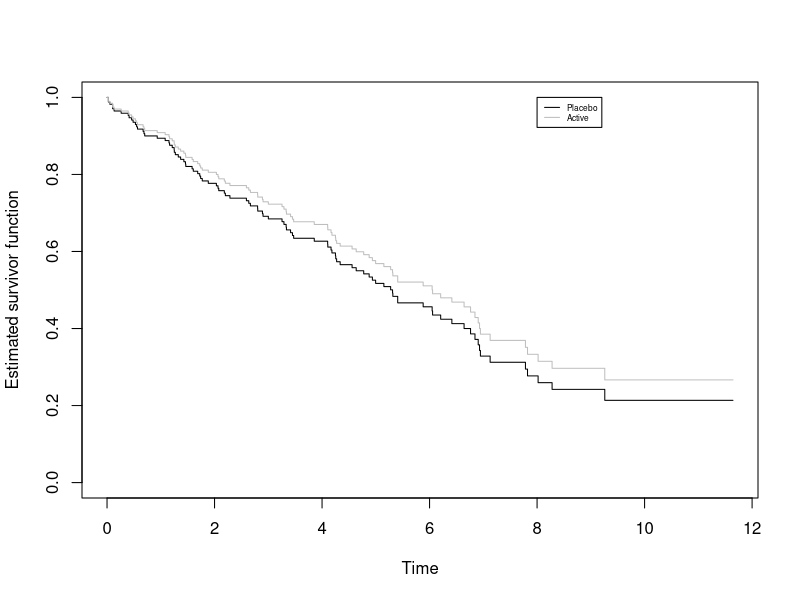
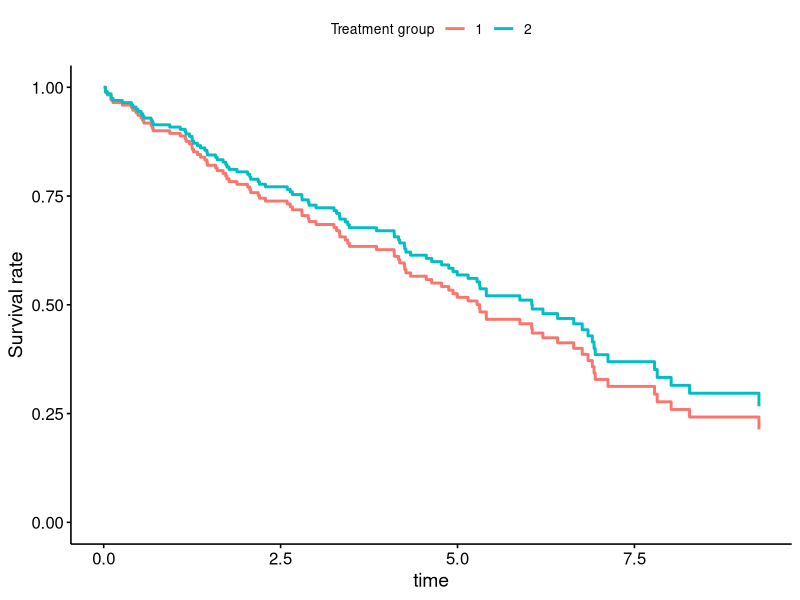
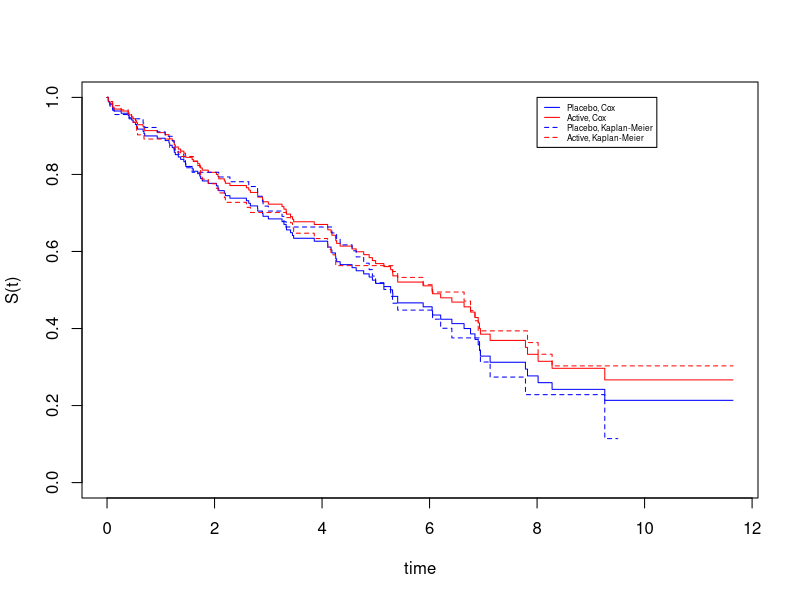
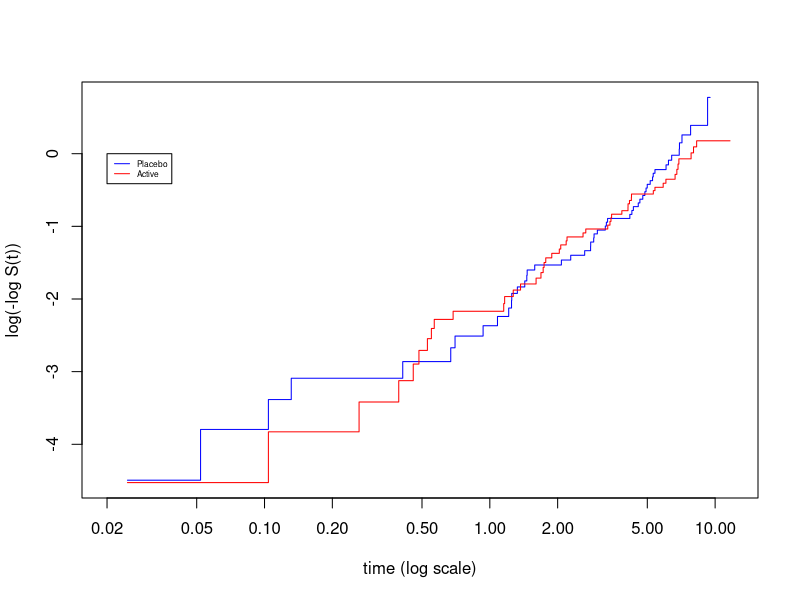
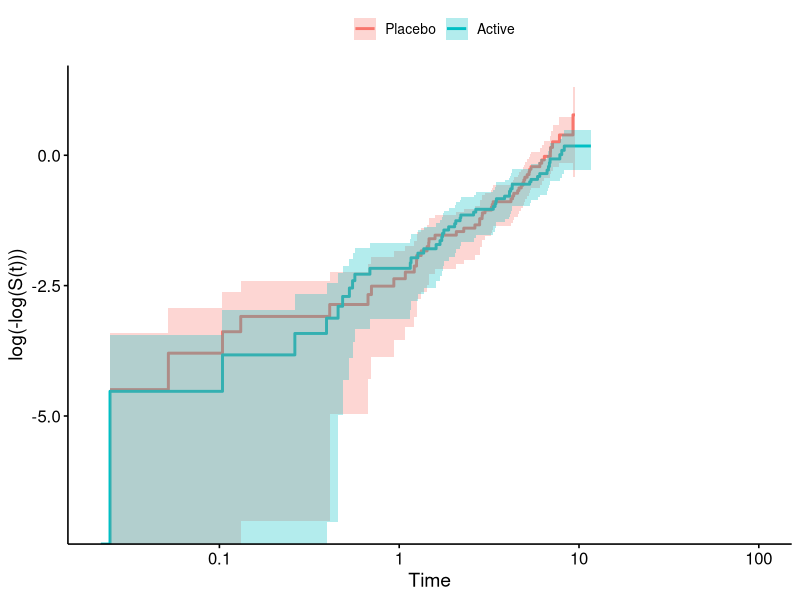
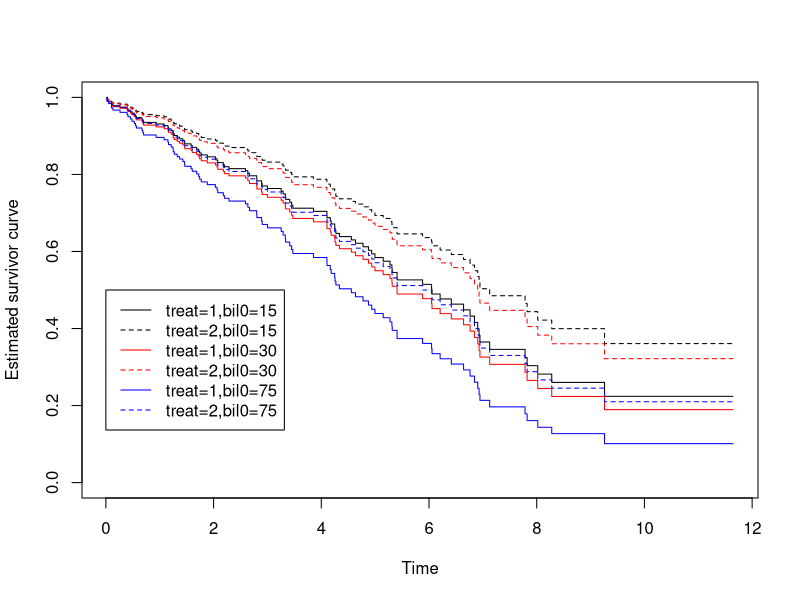
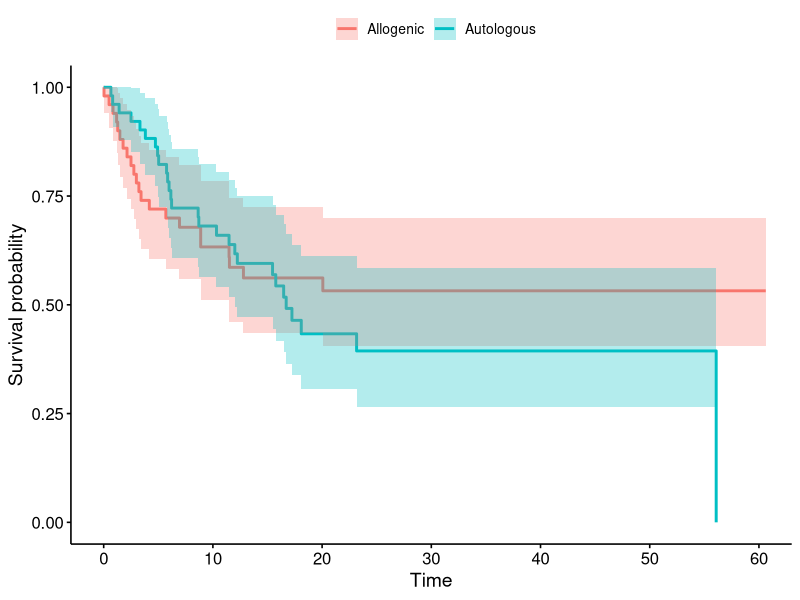
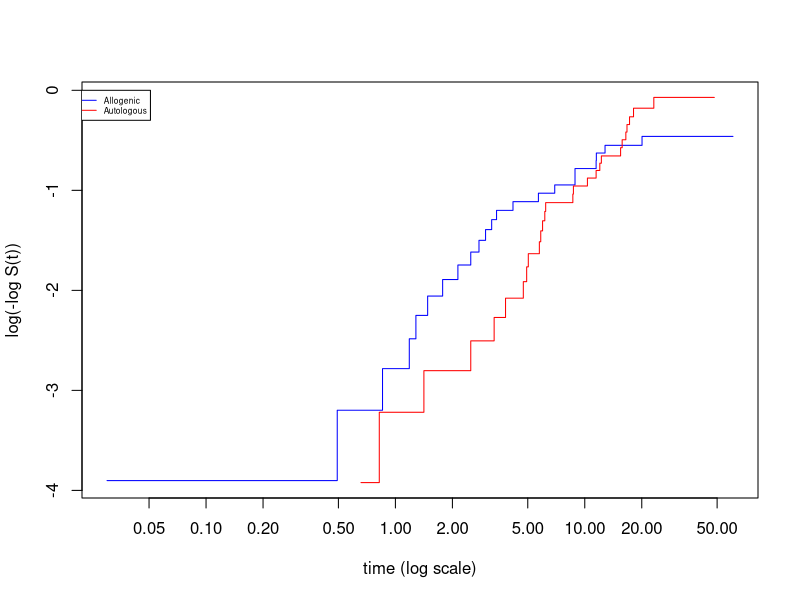

Generate these figures, in order, with R:

library(survival)
library(ggplot2)
library(survminer)

# Change the below line to your directory path
setwd("practical4")

##############################################################
########################Part A - PBC data#####################
##############################################################

#------
#load the data and take a look
pbc=read.table("pbcbase_2021.csv",sep=",",header=T)

pbc$datein=as.Date(pbc$datein,"%d%b%Y")
pbc$dateout=as.Date(pbc$dateout,"%d%b%Y")

#------
#question 1
#pen and paper exercise
#note the times are recorded to more than 3 decimal places

sum(pbc$time>=0.052 & pbc$time<=0.053) #one person has 'time' in this range
pbc$d[pbc$time>=0.052 & pbc$time<=0.053]#they have the event
pbc$time[pbc$time>=0.052 & pbc$time<=0.053] #this is their actual recorded time
pbc$id[pbc$time>=0.052 & pbc$time<=0.053] #this is the ID number of the person who has the event a time 0.052

pbc$treat[pbc$id==922]#this person is in treatment group 1, i.e. x=0

#now let's look at all individuals at risk at time 0.052
#there are 181 people in the risk set at time 0.052 (which includes person 922 who had the event)
index.time=pbc$time[pbc$time>=0.052 & pbc$time<=0.053]
sum(pbc$time>=index.time)

table(pbc$treat[pbc$time>=index.time])#89 have x=0 and 92 have x=1

#------
#question 2

pbc.km <- survfit(Surv(time,d)~as.factor(treat),data=pbc)

summary(pbc.km)

#------
#question 3

pbc.cox<-coxph(Surv(time,d)~as.factor(treat),data=pbc)
summary(pbc.cox)

#------
#question 4

pbc.survfit=survfit(pbc.cox,newdata=data.frame(treat=c(1,2)))
summary(pbc.survfit)

plot(pbc.survfit,mark.time=F,col=c("black","grey"),xlab="Time",ylab="Estimated survivor function")
legend(8,1,c("Placebo","Active"),col=c("black","grey"),lty=1,cex=0.5)

#this can also be done using ggadjustedcurves
#however, I don't find the documentation for this function very good, and it's unclear what it is doing in more complex situations
ggadjustedcurves(pbc.cox, data = pbc,variable="treat",legend.title="Treatment group")

#------
#question 5

plot(survfit(pbc.cox,newdata=data.frame(treat=c(1,2))),
     col=c("blue","red"),xlab="time",ylab="S(t)")
lines(pbc.km,mark.time=F,col=c("blue","red"),lty=2,add=T)
legend(8,1,c("Placebo, Cox","Active, Cox",
             "Placebo, Kaplan-Meier","Active, Kaplan-Meier"),
       col=c("blue","red","blue","red"),lty=c(1,1,2,2),cex=0.5)

plot(pbc.km,fun="cloglog",xlab="time (log scale)",ylab="log(-log S(t))",
     col=c("blue","red"),xlim=c(0.02,12))
legend(0.02,0,c("Placebo","Active"),col=c("blue","red"),lty=1,cex=0.5)

ggsurvplot(pbc.km, data = pbc,conf.int = T,fun="cloglog",censor=F,legend.title="",
           legend.labs = c("Placebo","Active"))

#------
#question 6
#pen and paper exercise

#------
#question 7

pbc.cox<-coxph(Surv(time,d)~as.factor(treat)+bil0,data=pbc)
summary(pbc.cox)

#measuring bilirubin in units of 50 instead of units of 1
pbc.cox2<-coxph(Surv(time,d)~as.factor(treat)+I(bil0/50),data=pbc)
summary(pbc.cox2)

#equivalence between results from the 2 models (for bilirubin): log HRs
pbc.cox$coefficients["bil0"]*50
pbc.cox2$coefficients["I(bil0/50)"]

#equivalence between results from the 2 models (for bilirubin): HR
exp(pbc.cox$coefficients["bil0"]*50)
exp(pbc.cox$coefficients["bil0"])^50
exp(pbc.cox2$coefficients["I(bil0/50)"])

#------
#question 8

#(a)

# hr
exp(pbc.cox$coef[1]+75*pbc.cox$coef[2])/exp(pbc.cox$coef[1]+30*pbc.cox$coef[2])
# ci upper
exp(45*pbc.cox$coef[2] + 1.96*sqrt(45^2 * vcov(pbc.cox)[2,2]))
# ci lower
exp(45*pbc.cox$coef[2] - 1.96*sqrt(45^2 * vcov(pbc.cox)[2,2]))

#(b)

# hr
exp(75*pbc.cox$coef[2])/exp(30*pbc.cox$coef[2])
# ci - same as (a)

#(c)

# hr
exp(pbc.cox$coef[1]+75*pbc.cox$coef[2])/exp(30*pbc.cox$coef[2])
# ci upper
exp(pbc.cox$coef[1] + 45*pbc.cox$coef[2] +
            1.96*sqrt(vcov(pbc.cox)[1,1] + 45^2*vcov(pbc.cox)[2,2] + 2*45*vcov(pbc.cox)[1,2]))
# ci lower
exp(pbc.cox$coef[1] + 45*pbc.cox$coef[2] -
            1.96*sqrt(vcov(pbc.cox)[1,1] + 45^2*vcov(pbc.cox)[2,2] + 2*45*vcov(pbc.cox)[1,2]))

#------
#question 9

pbc.survfit.trt1.bil15=survfit(pbc.cox,newdata=data.frame(treat=1,bil0=15))
pbc.survfit.trt1.bil30=survfit(pbc.cox,newdata=data.frame(treat=1,bil0=30))
pbc.survfit.trt1.bil45=survfit(pbc.cox,newdata=data.frame(treat=1,bil0=75))

pbc.survfit.trt2.bil15=survfit(pbc.cox,newdata=data.frame(treat=2,bil0=15))
pbc.survfit.trt2.bil30=survfit(pbc.cox,newdata=data.frame(treat=2,bil0=30))
pbc.survfit.trt2.bil45=survfit(pbc.cox,newdata=data.frame(treat=2,bil0=75))

plot(pbc.survfit.trt1.bil15$time,pbc.survfit.trt1.bil15$surv,type="s",col="black",xlab="Time",ylab="Estimated survivor curve",ylim=c(0,1))
lines(pbc.survfit.trt2.bil15$time,pbc.survfit.trt2.bil15$surv,type="s",lty=2,col="black")

lines(pbc.survfit.trt1.bil30$time,pbc.survfit.trt1.bil30$surv,type="s",lty=1,col="red")
lines(pbc.survfit.trt2.bil30$time,pbc.survfit.trt2.bil30$surv,type="s",lty=2,col="red")

lines(pbc.survfit.trt1.bil45$time,pbc.survfit.trt1.bil45$surv,type="s",lty=1,col="blue")
lines(pbc.survfit.trt2.bil45$time,pbc.survfit.trt2.bil45$surv,type="s",lty=2,col="blue")

legend(0,0.5,c("treat=1,bil0=15","treat=2,bil0=15",
               "treat=1,bil0=30","treat=2,bil0=30",
               "treat=1,bil0=75","treat=2,bil0=75"),
       lty=c(1,2,1,2,1,2),col=c("black","black","red","red","blue","blue"))

##############################################################
########################Part B - alloauto data################
##############################################################

#------
#load the data and take a look
allo=read.table("alloauto.csv",sep=",",header=T)

View(allo)

#------
#question 1

allo.km <- survfit(Surv(time,delta)~as.factor(type),data=allo)
ggsurvplot(allo.km, data = allo,conf.int = T,censor=F,legend.title="",
           legend.labs = c("Allogenic","Autologous"))

#------
#question 2

plot(allo.km,fun="cloglog",xlab="time (log scale)",ylab="log(-log S(t))",
     col=c("blue","red"))
legend(0.02,0,c("Allogenic","Autologous"),col=c("blue","red"),lty=1,cex=0.5)

ggsurvplot(allo.km, data = allo,conf.int = T,fun="cloglog",censor=F,legend.title="",
           legend.labs = c("Allogenic","Autologous"))


#comparing survivor curves from a Cox model with the Kaplan-Meier survivor curves

allo.cox <- coxph(Surv(time,delta)~as.factor(type),data=allo)

par(mfrow=c(1,2))
plot(survfit(allo.cox,newdata=data.frame(type=c(1,2))),
     col=c("blue","red"),xlab="time",ylab="S(t)",main="Cox")
plot(allo.km,mark.time=F,col=c("blue","red"),xlab="time",ylab="S(t)",main="Kaplan-Meier")
